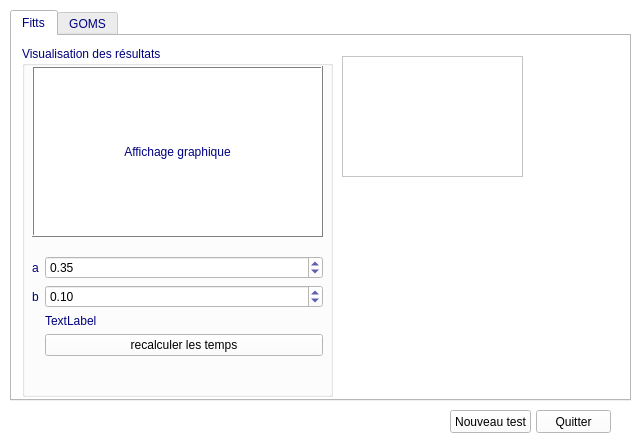
<?xml version="1.0" encoding="UTF-8"?>
<ui version="4.0">
 <class>ResultsWindow</class>
 <widget class="QWidget" name="ResultsWindow">
  <property name="geometry">
   <rect>
    <x>0</x>
    <y>0</y>
    <width>642</width>
    <height>440</height>
   </rect>
  </property>
  <property name="palette">
   <palette>
    <active>
     <colorrole role="WindowText">
      <brush brushstyle="SolidPattern">
       <color alpha="255">
        <red>0</red>
        <green>0</green>
        <blue>127</blue>
       </color>
      </brush>
     </colorrole>
     <colorrole role="Button">
      <brush brushstyle="SolidPattern">
       <color alpha="255">
        <red>255</red>
        <green>255</green>
        <blue>255</blue>
       </color>
      </brush>
     </colorrole>
     <colorrole role="Light">
      <brush brushstyle="SolidPattern">
       <color alpha="255">
        <red>255</red>
        <green>255</green>
        <blue>255</blue>
       </color>
      </brush>
     </colorrole>
     <colorrole role="Midlight">
      <brush brushstyle="SolidPattern">
       <color alpha="255">
        <red>255</red>
        <green>255</green>
        <blue>255</blue>
       </color>
      </brush>
     </colorrole>
     <colorrole role="Dark">
      <brush brushstyle="SolidPattern">
       <color alpha="255">
        <red>127</red>
        <green>127</green>
        <blue>127</blue>
       </color>
      </brush>
     </colorrole>
     <colorrole role="Mid">
      <brush brushstyle="SolidPattern">
       <color alpha="255">
        <red>170</red>
        <green>170</green>
        <blue>170</blue>
       </color>
      </brush>
     </colorrole>
     <colorrole role="Text">
      <brush brushstyle="SolidPattern">
       <color alpha="255">
        <red>0</red>
        <green>0</green>
        <blue>0</blue>
       </color>
      </brush>
     </colorrole>
     <colorrole role="BrightText">
      <brush brushstyle="SolidPattern">
       <color alpha="255">
        <red>255</red>
        <green>255</green>
        <blue>255</blue>
       </color>
      </brush>
     </colorrole>
     <colorrole role="ButtonText">
      <brush brushstyle="SolidPattern">
       <color alpha="255">
        <red>0</red>
        <green>0</green>
        <blue>0</blue>
       </color>
      </brush>
     </colorrole>
     <colorrole role="Base">
      <brush brushstyle="SolidPattern">
       <color alpha="255">
        <red>255</red>
        <green>255</green>
        <blue>255</blue>
       </color>
      </brush>
     </colorrole>
     <colorrole role="Window">
      <brush brushstyle="SolidPattern">
       <color alpha="255">
        <red>255</red>
        <green>255</green>
        <blue>255</blue>
       </color>
      </brush>
     </colorrole>
     <colorrole role="Shadow">
      <brush brushstyle="SolidPattern">
       <color alpha="255">
        <red>0</red>
        <green>0</green>
        <blue>0</blue>
       </color>
      </brush>
     </colorrole>
     <colorrole role="AlternateBase">
      <brush brushstyle="SolidPattern">
       <color alpha="255">
        <red>255</red>
        <green>255</green>
        <blue>255</blue>
       </color>
      </brush>
     </colorrole>
     <colorrole role="ToolTipBase">
      <brush brushstyle="SolidPattern">
       <color alpha="255">
        <red>255</red>
        <green>255</green>
        <blue>220</blue>
       </color>
      </brush>
     </colorrole>
     <colorrole role="ToolTipText">
      <brush brushstyle="SolidPattern">
       <color alpha="255">
        <red>0</red>
        <green>0</green>
        <blue>0</blue>
       </color>
      </brush>
     </colorrole>
    </active>
    <inactive>
     <colorrole role="WindowText">
      <brush brushstyle="SolidPattern">
       <color alpha="255">
        <red>0</red>
        <green>0</green>
        <blue>127</blue>
       </color>
      </brush>
     </colorrole>
     <colorrole role="Button">
      <brush brushstyle="SolidPattern">
       <color alpha="255">
        <red>255</red>
        <green>255</green>
        <blue>255</blue>
       </color>
      </brush>
     </colorrole>
     <colorrole role="Light">
      <brush brushstyle="SolidPattern">
       <color alpha="255">
        <red>255</red>
        <green>255</green>
        <blue>255</blue>
       </color>
      </brush>
     </colorrole>
     <colorrole role="Midlight">
      <brush brushstyle="SolidPattern">
       <color alpha="255">
        <red>255</red>
        <green>255</green>
        <blue>255</blue>
       </color>
      </brush>
     </colorrole>
     <colorrole role="Dark">
      <brush brushstyle="SolidPattern">
       <color alpha="255">
        <red>127</red>
        <green>127</green>
        <blue>127</blue>
       </color>
      </brush>
     </colorrole>
     <colorrole role="Mid">
      <brush brushstyle="SolidPattern">
       <color alpha="255">
        <red>170</red>
        <green>170</green>
        <blue>170</blue>
       </color>
      </brush>
     </colorrole>
     <colorrole role="Text">
      <brush brushstyle="SolidPattern">
       <color alpha="255">
        <red>0</red>
        <green>0</green>
        <blue>0</blue>
       </color>
      </brush>
     </colorrole>
     <colorrole role="BrightText">
      <brush brushstyle="SolidPattern">
       <color alpha="255">
        <red>255</red>
        <green>255</green>
        <blue>255</blue>
       </color>
      </brush>
     </colorrole>
     <colorrole role="ButtonText">
      <brush brushstyle="SolidPattern">
       <color alpha="255">
        <red>0</red>
        <green>0</green>
        <blue>0</blue>
       </color>
      </brush>
     </colorrole>
     <colorrole role="Base">
      <brush brushstyle="SolidPattern">
       <color alpha="255">
        <red>255</red>
        <green>255</green>
        <blue>255</blue>
       </color>
      </brush>
     </colorrole>
     <colorrole role="Window">
      <brush brushstyle="SolidPattern">
       <color alpha="255">
        <red>255</red>
        <green>255</green>
        <blue>255</blue>
       </color>
      </brush>
     </colorrole>
     <colorrole role="Shadow">
      <brush brushstyle="SolidPattern">
       <color alpha="255">
        <red>0</red>
        <green>0</green>
        <blue>0</blue>
       </color>
      </brush>
     </colorrole>
     <colorrole role="AlternateBase">
      <brush brushstyle="SolidPattern">
       <color alpha="255">
        <red>255</red>
        <green>255</green>
        <blue>255</blue>
       </color>
      </brush>
     </colorrole>
     <colorrole role="ToolTipBase">
      <brush brushstyle="SolidPattern">
       <color alpha="255">
        <red>255</red>
        <green>255</green>
        <blue>220</blue>
       </color>
      </brush>
     </colorrole>
     <colorrole role="ToolTipText">
      <brush brushstyle="SolidPattern">
       <color alpha="255">
        <red>0</red>
        <green>0</green>
        <blue>0</blue>
       </color>
      </brush>
     </colorrole>
    </inactive>
    <disabled>
     <colorrole role="WindowText">
      <brush brushstyle="SolidPattern">
       <color alpha="255">
        <red>127</red>
        <green>127</green>
        <blue>127</blue>
       </color>
      </brush>
     </colorrole>
     <colorrole role="Button">
      <brush brushstyle="SolidPattern">
       <color alpha="255">
        <red>255</red>
        <green>255</green>
        <blue>255</blue>
       </color>
      </brush>
     </colorrole>
     <colorrole role="Light">
      <brush brushstyle="SolidPattern">
       <color alpha="255">
        <red>255</red>
        <green>255</green>
        <blue>255</blue>
       </color>
      </brush>
     </colorrole>
     <colorrole role="Midlight">
      <brush brushstyle="SolidPattern">
       <color alpha="255">
        <red>255</red>
        <green>255</green>
        <blue>255</blue>
       </color>
      </brush>
     </colorrole>
     <colorrole role="Dark">
      <brush brushstyle="SolidPattern">
       <color alpha="255">
        <red>127</red>
        <green>127</green>
        <blue>127</blue>
       </color>
      </brush>
     </colorrole>
     <colorrole role="Mid">
      <brush brushstyle="SolidPattern">
       <color alpha="255">
        <red>170</red>
        <green>170</green>
        <blue>170</blue>
       </color>
      </brush>
     </colorrole>
     <colorrole role="Text">
      <brush brushstyle="SolidPattern">
       <color alpha="255">
        <red>127</red>
        <green>127</green>
        <blue>127</blue>
       </color>
      </brush>
     </colorrole>
     <colorrole role="BrightText">
      <brush brushstyle="SolidPattern">
       <color alpha="255">
        <red>255</red>
        <green>255</green>
        <blue>255</blue>
       </color>
      </brush>
     </colorrole>
     <colorrole role="ButtonText">
      <brush brushstyle="SolidPattern">
       <color alpha="255">
        <red>127</red>
        <green>127</green>
        <blue>127</blue>
       </color>
      </brush>
     </colorrole>
     <colorrole role="Base">
      <brush brushstyle="SolidPattern">
       <color alpha="255">
        <red>255</red>
        <green>255</green>
        <blue>255</blue>
       </color>
      </brush>
     </colorrole>
     <colorrole role="Window">
      <brush brushstyle="SolidPattern">
       <color alpha="255">
        <red>255</red>
        <green>255</green>
        <blue>255</blue>
       </color>
      </brush>
     </colorrole>
     <colorrole role="Shadow">
      <brush brushstyle="SolidPattern">
       <color alpha="255">
        <red>0</red>
        <green>0</green>
        <blue>0</blue>
       </color>
      </brush>
     </colorrole>
     <colorrole role="AlternateBase">
      <brush brushstyle="SolidPattern">
       <color alpha="255">
        <red>255</red>
        <green>255</green>
        <blue>255</blue>
       </color>
      </brush>
     </colorrole>
     <colorrole role="ToolTipBase">
      <brush brushstyle="SolidPattern">
       <color alpha="255">
        <red>255</red>
        <green>255</green>
        <blue>220</blue>
       </color>
      </brush>
     </colorrole>
     <colorrole role="ToolTipText">
      <brush brushstyle="SolidPattern">
       <color alpha="255">
        <red>0</red>
        <green>0</green>
        <blue>0</blue>
       </color>
      </brush>
     </colorrole>
    </disabled>
   </palette>
  </property>
  <property name="windowTitle">
   <string>Fitts/Keystroke : Résultats</string>
  </property>
  <widget class="QTabWidget" name="tabWidget">
   <property name="geometry">
    <rect>
     <x>10</x>
     <y>10</y>
     <width>621</width>
     <height>391</height>
    </rect>
   </property>
   <property name="currentIndex">
    <number>0</number>
   </property>
   <widget class="QWidget" name="tab">
    <attribute name="title">
     <string>Fitts</string>
    </attribute>
    <widget class="QListWidget" name="listWidget">
     <property name="geometry">
      <rect>
       <x>330</x>
       <y>20</y>
       <width>181</width>
       <height>121</height>
      </rect>
     </property>
    </widget>
    <widget class="QGroupBox" name="groupBox">
     <property name="geometry">
      <rect>
       <x>10</x>
       <y>10</y>
       <width>311</width>
       <height>351</height>
      </rect>
     </property>
     <property name="title">
      <string>Visualisation des résultats</string>
     </property>
     <widget class="ClickableLabel" name="label_4">
      <property name="geometry">
       <rect>
        <x>10</x>
        <y>20</y>
        <width>291</width>
        <height>171</height>
       </rect>
      </property>
      <property name="autoFillBackground">
       <bool>true</bool>
      </property>
      <property name="frameShape">
       <enum>QFrame::Box</enum>
      </property>
      <property name="frameShadow">
       <enum>QFrame::Raised</enum>
      </property>
      <property name="midLineWidth">
       <number>0</number>
      </property>
      <property name="text">
       <string>Affichage graphique</string>
      </property>
      <property name="alignment">
       <set>Qt::AlignCenter</set>
      </property>
     </widget>
     <widget class="QWidget" name="formLayoutWidget">
      <property name="geometry">
       <rect>
        <x>10</x>
        <y>210</y>
        <width>291</width>
        <height>129</height>
       </rect>
      </property>
      <layout class="QFormLayout" name="formLayout">
       <item row="1" column="0">
        <widget class="QLabel" name="label_2">
         <property name="text">
          <string>a</string>
         </property>
        </widget>
       </item>
       <item row="1" column="1">
        <widget class="QDoubleSpinBox" name="doubleSpinBox">
         <property name="singleStep">
          <double>0.100000000000000</double>
         </property>
         <property name="value">
          <double>0.350000000000000</double>
         </property>
        </widget>
       </item>
       <item row="2" column="0">
        <widget class="QLabel" name="label_3">
         <property name="text">
          <string>b</string>
         </property>
        </widget>
       </item>
       <item row="2" column="1">
        <widget class="QDoubleSpinBox" name="doubleSpinBox_2">
         <property name="singleStep">
          <double>0.100000000000000</double>
         </property>
         <property name="value">
          <double>0.100000000000000</double>
         </property>
        </widget>
       </item>
       <item row="3" column="1">
        <widget class="QLabel" name="label">
         <property name="text">
          <string>TextLabel</string>
         </property>
        </widget>
       </item>
       <item row="4" column="1">
        <widget class="QPushButton" name="pushButton_3">
         <property name="text">
          <string>recalculer les temps</string>
         </property>
        </widget>
       </item>
      </layout>
     </widget>
    </widget>
   </widget>
   <widget class="QWidget" name="tab_2">
    <attribute name="title">
     <string>GOMS</string>
    </attribute>
   </widget>
  </widget>
  <widget class="QPushButton" name="pushButton">
   <property name="geometry">
    <rect>
     <x>536</x>
     <y>410</y>
     <width>75</width>
     <height>23</height>
    </rect>
   </property>
   <property name="text">
    <string>Quitter</string>
   </property>
  </widget>
  <widget class="QPushButton" name="pushButton_2">
   <property name="geometry">
    <rect>
     <x>450</x>
     <y>410</y>
     <width>81</width>
     <height>23</height>
    </rect>
   </property>
   <property name="text">
    <string>Nouveau test</string>
   </property>
  </widget>
 </widget>
 <customwidgets>
  <customwidget>
   <class>ClickableLabel</class>
   <extends>QLabel</extends>
   <header>clickablelabel.h</header>
   <slots>
    <signal>clicked()</signal>
   </slots>
  </customwidget>
 </customwidgets>
 <resources/>
 <connections>
  <connection>
   <sender>pushButton</sender>
   <signal>clicked()</signal>
   <receiver>ResultsWindow</receiver>
   <slot>close()</slot>
   <hints>
    <hint type="sourcelabel">
     <x>525</x>
     <y>475</y>
    </hint>
    <hint type="destinationlabel">
     <x>315</x>
     <y>467</y>
    </hint>
   </hints>
  </connection>
 </connections>
</ui>
